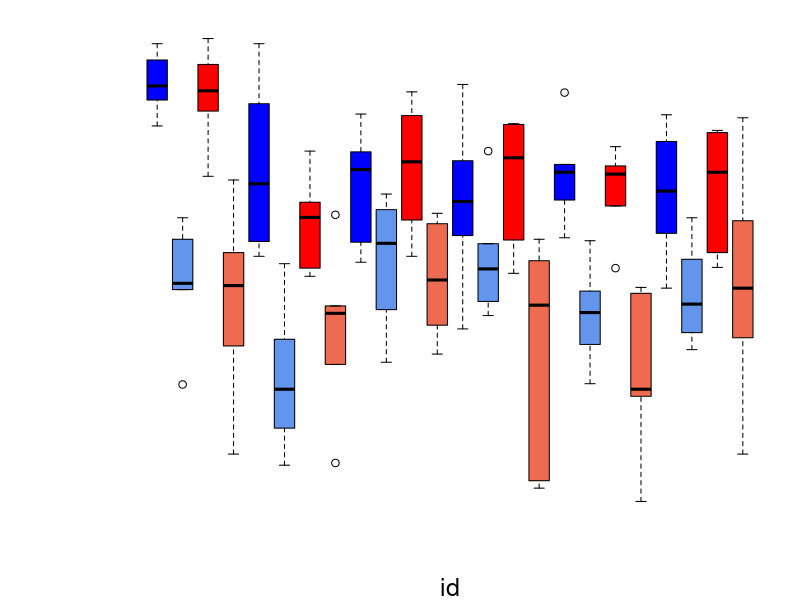

Recreate this plot in R. (Note: this script raises an error after producing the figure.)
trtkey <- read.csv("data/temp_trt.csv")
trtkey$chamber <- as.character(trtkey$chamber)
trtkey$chamber <- ifelse(nchar(trtkey$chamber)==1, paste0('C0', trtkey$chamber),
                         paste0('C',trtkey$chamber))
leafChem2 <- read.csv('data/leaf_chem.csv')[,c('chamber','leaf','Month','c13')]
names(leafChem2)[c(3,4)] <- c('month','d13Cleaf')
leafChem2$chamber <- paste0('C', substring(as.character(leafChem2$chamber),3,4))
leafChem2 <- merge(leafChem2, trtkey, by='chamber', all=T)
leafChemSun <- subset(leafChem2, leaf=='sun')[,c('chamber', 'month', 'd13Cleaf')]
names(leafChemSun)[ncol(leafChemSun)] <- 'd13CsunLeaf'
leafChemShade <- subset(leafChem2, leaf=='shade')[,c('chamber', 'month', 'd13Cleaf')]
names(leafChemShade)[ncol(leafChemShade)] <- 'd13CshLeaf'
leafChem <- merge(leafChemShade, leafChemSun, by=c('chamber','month'), all=T)
leafChem$d13CleafAvg <- rowMeans(leafChem[,c('d13CshLeaf','d13CsunLeaf')], na.rm=T)

leafChem2$id <- as.factor(paste0(leafChem2$month, '-', substring(leafChem2$temp, 1, 3), '-',
                       substring(leafChem2$leaf, 1, 2)))
leafChem2$id <- factor(leafChem2$id, levels=c('Oct-amb-su','Oct-amb-sh','Oct-ele-su','Oct-ele-sh',
                                              'Dec-amb-su','Dec-amb-sh','Dec-ele-su','Dec-ele-sh',
                                              'Jan-amb-su','Jan-amb-sh','Jan-ele-su','Jan-ele-sh',
                                              'Feb-amb-su','Feb-amb-sh','Feb-ele-su','Feb-ele-sh',
                                              'Mar-amb-su','Mar-amb-sh','Mar-ele-su','Mar-ele-sh',
                                              'Apr-amb-su','Apr-amb-sh','Apr-ele-su','Apr-ele-sh'))

windows(10,8)
par(mfrow=c(1,1), mar=c(4,6,1,1))
boxplot(d13Cleaf ~ id, data = leafChem2, col=c('blue','cornflowerblue','red','coral2'), axes=F,
        ylab=expression(Leaf~{delta}^13*C~~('\211')), cex.lab=1.5)
axis(2, at=c(seq(-33, -26, 1)), labels=c(at=c(seq(-33, -26, 1))))
axis(1, at=c(3, 7, 11, 15, 19, 23), labels=c('Oct','Dec','Jan','Feb','Mar','Apr'))
box()
legend("bottomleft", c("Amb-Su",'Amb-Sh',"Warm-Su",'Warm-Sh'), pch=22, pt.bg=c('blue','cornflowerblue','red','coral2'),
       bty='n', pt.cex=1.5)

summary(aov(d13Cleaf~month*leaf*temp, data=leafChem2))
